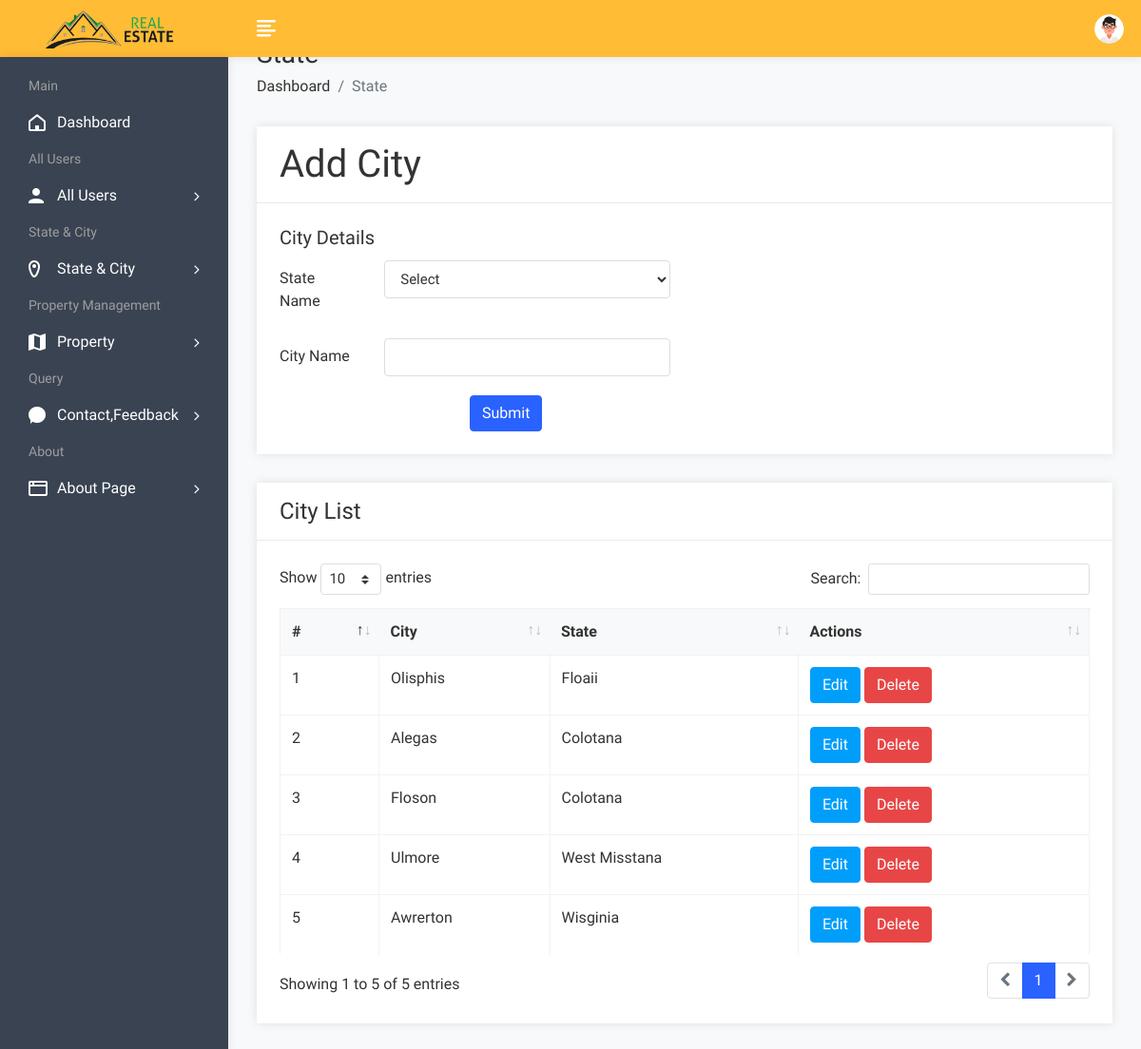
Screenshot of /admin/cityadd.php (signed in) with the database file from the repository.
### tables this page shows
CREATE TABLE `city` (
  `cid` int(50) NOT NULL,
  `cname` varchar(100) NOT NULL,
  `sid` int(50) NOT NULL
);

CREATE TABLE `state` (
  `sid` int(50) NOT NULL,
  `sname` varchar(100) NOT NULL
);

### admin/cityadd.php (the view, shortened to what this page needs)
<!DOCTYPE html>
<html lang="en">
<head>
        <link rel="stylesheet" href="assets/css/bootstrap.min.css">
        <link rel="stylesheet" href="assets/css/font-awesome.min.css">
        <link rel="stylesheet" href="assets/css/feathericon.min.css">
		<link rel="stylesheet" href="assets/plugins/datatables/dataTables.bootstrap4.min.css">
		<link rel="stylesheet" href="assets/plugins/datatables/responsive.bootstrap4.min.css">
		<link rel="stylesheet" href="assets/plugins/datatables/select.bootstrap4.min.css">
		<link rel="stylesheet" href="assets/plugins/datatables/buttons.bootstrap4.min.css">
        <link rel="stylesheet" href="assets/css/style.css">
    </head>
    <body>
			<?php include("header.php");?>
            <div class="page-wrapper">
                <div class="content container-fluid">
					<div class="page-header">
						<div class="row">
							<div class="col">
								<h3 class="page-title">State</h3>
								<ul class="breadcrumb">
									<li class="breadcrumb-item"><a href="dashboard.php">Dashboard</a></li>
									<li class="breadcrumb-item active">State</li>
								</ul>
							</div>
						</div>
					</div>
					<div class="row">
						<div class="col-md-12">
							<div class="card">
								<div class="card-header">
									<h1 class="card-title">Add City</h1>
								</div>
								<form method="post" id="insert product" enctype="multipart/form-data">
									<div class="card-body">
											<div class="row">
												<div class="col-xl-6">
													<h5 class="card-title">City Details</h5>
													<div class="form-group row">
														<label class="col-lg-3 col-form-label">State Name</label>
														<div class="col-lg-9" >
															<select class="form-control" name="state">
																<option value="">Select</option>
															</select>
														</div>
													</div>
													<div class="form-group row">
														<label class="col-lg-3 col-form-label">City Name</label>
														<div class="col-lg-9">
															<input type="text" class="form-control" name="city">
														</div>
													</div>
												</div>
											</div>
											<div class="text-left">
												<input type="submit" class="btn btn-primary"  value="Submit" name="insert" style="margin-left:200px;">
											</div>
									</div>
								</form>
							</div>
						</div>
					</div>
				<div class="row">
						<div class="col-sm-12">
							<div class="card">
								<div class="card-header">
									<h4 class="card-title">City List</h4>
								</div>
								<div class="card-body">
									<table id="basic-datatable" class="table table-bordered table-hover">
                                            <thead>
                                                <tr>
                                                    <th>#</th>
                                                    <th>City</th>
													<th>State</th>
													<th>Actions</th>
                                                </tr>
                                            </thead>
                                            <tbody>
											<?php
												$query=mysqli_query($con,"select city.*,state.sname from city,state where city.sid=state.sid");
												$cnt=1;
												while($row=mysqli_fetch_array($query))
													{
											?>
                                                <tr>
                                                    <td><?php echo $cnt; ?></td>
                                                    <td><?php echo $row['1']; ?></td>
													<td><?php echo $row['sname']; ?></td>
													<td><a href="cityedit.php?id=<?php echo $row['0']; ?>"><button class="btn btn-info">Edit</button></a>
                                                   <a href="citydelete.php?id=<?php echo $row['0']; ?>"><button class="btn btn-danger">Delete</button></a></td>
                                                </tr>
                                                <?php $cnt=$cnt+1; } ?>
                                            </tbody>
                                        </table>
								</div>
							</div>
						</div>
					</div>
				</div>
			</div>
    </body>
</html>

### rows the page displays
city: cname "Olisphis", sid.sname "Floaii"
city: cname "Alegas", sid.sname "Colotana"
city: cname "Floson", sid.sname "Colotana"
city: cname "Ulmore", sid.sname "West Misstana"
city: cname "Awrerton", sid.sname "Wisginia"
